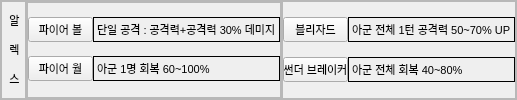
                      <widget class="QFrame" name="frame_8">
                       <property name="enabled">
                        <bool>true</bool>
                       </property>
                       <property name="maximumSize">
                        <size>
                         <width>16777215</width>
                         <height>16777215</height>
                        </size>
                       </property>
                       <property name="frameShape">
                        <enum>QFrame::StyledPanel</enum>
                       </property>
                       <property name="frameShadow">
                        <enum>QFrame::Raised</enum>
                       </property>
                       <layout class="QGridLayout" name="gridLayout_57">
                        <property name="leftMargin">
                         <number>0</number>
                        </property>
                        <property name="topMargin">
                         <number>0</number>
                        </property>
                        <property name="rightMargin">
                         <number>0</number>
                        </property>
                        <property name="bottomMargin">
                         <number>0</number>
                        </property>
                        <property name="spacing">
                         <number>0</number>
                        </property>
                        <item row="0" column="0">
                         <widget class="QFrame" name="frame_45">
                          <property name="maximumSize">
                           <size>
                            <width>25</width>
                            <height>16777215</height>
                           </size>
                          </property>
                          <property name="frameShape">
                           <enum>QFrame::StyledPanel</enum>
                          </property>
                          <property name="frameShadow">
                           <enum>QFrame::Raised</enum>
                          </property>
                          <layout class="QGridLayout" name="gridLayout_58">
                           <property name="leftMargin">
                            <number>0</number>
                           </property>
                           <property name="topMargin">
                            <number>0</number>
                           </property>
                           <property name="rightMargin">
                            <number>0</number>
                           </property>
                           <property name="bottomMargin">
                            <number>0</number>
                           </property>
                           <property name="spacing">
                            <number>0</number>
                           </property>
                           <item row="0" column="0">
                            <widget class="QLabel" name="label_33">
                             <property name="minimumSize">
                              <size>
                               <width>25</width>
                               <height>0</height>
                              </size>
                             </property>
                             <property name="font">
                              <font>
                               <pointsize>8</pointsize>
                              </font>
                             </property>
                             <property name="text">
                              <string>&lt;html&gt;&lt;head/&gt;&lt;body&gt;&lt;p align=&quot;center&quot;&gt;알&lt;/p&gt;&lt;p align=&quot;center&quot;&gt;렉&lt;/p&gt;&lt;p align=&quot;center&quot;&gt;스&lt;/p&gt;&lt;/body&gt;&lt;/html&gt;</string>
                             </property>
                            </widget>
                           </item>
                          </layout>
                         </widget>
                        </item>
                        <item row="0" column="1">
                         <widget class="QFrame" name="frame_46">
                          <property name="enabled">
                           <bool>true</bool>
                          </property>
                          <property name="frameShape">
                           <enum>QFrame::StyledPanel</enum>
                          </property>
                          <property name="frameShadow">
                           <enum>QFrame::Raised</enum>
                          </property>
                          <layout class="QHBoxLayout" name="horizontalLayout_20">
                           <property name="leftMargin">
                            <number>0</number>
                           </property>
                           <property name="topMargin">
                            <number>0</number>
                           </property>
                           <property name="rightMargin">
                            <number>0</number>
                           </property>
                           <property name="bottomMargin">
                            <number>0</number>
                           </property>
                           <item>
                            <widget class="QFrame" name="frame_47">
                             <property name="maximumSize">
                              <size>
                               <width>16777215</width>
                               <height>16777215</height>
                              </size>
                             </property>
                             <property name="frameShape">
                              <enum>QFrame::StyledPanel</enum>
                             </property>
                             <property name="frameShadow">
                              <enum>QFrame::Raised</enum>
                             </property>
                             <layout class="QGridLayout" name="gridLayout_59">
                              <property name="leftMargin">
                               <number>0</number>
                              </property>
                              <property name="topMargin">
                               <number>0</number>
                              </property>
                              <property name="rightMargin">
                               <number>0</number>
                              </property>
                              <property name="bottomMargin">
                               <number>0</number>
                              </property>
                              <property name="spacing">
                               <number>0</number>
                              </property>
                              <item row="0" column="1">
                               <widget class="QLabel" name="label_79">
                                <property name="font">
                                 <font>
                                  <pointsize>8</pointsize>
                                 </font>
                                </property>
                                <property name="frameShape">
                                 <enum>QFrame::Box</enum>
                                </property>
                                <property name="text">
                                 <string>&lt;html&gt;&lt;head/&gt;&lt;body&gt;&lt;p&gt;단일 공격 : 공격력+공격력 30% 데미지&lt;/p&gt;&lt;/body&gt;&lt;/html&gt;</string>
                                </property>
                               </widget>
                              </item>
                              <item row="1" column="0">
                               <widget class="QPushButton" name="pushButton_67">
                                <property name="maximumSize">
                                 <size>
                                  <width>65</width>
                                  <height>16777215</height>
                                 </size>
                                </property>
                                <property name="font">
                                 <font>
                                  <pointsize>8</pointsize>
                                 </font>
                                </property>
                                <property name="text">
                                 <string>파이어 월</string>
                                </property>
                               </widget>
                              </item>
                              <item row="0" column="0">
                               <widget class="QPushButton" name="pushButton_68">
                                <property name="maximumSize">
                                 <size>
                                  <width>65</width>
                                  <height>16777215</height>
                                 </size>
                                </property>
                                <property name="font">
                                 <font>
                                  <family>Arial</family>
                                  <pointsize>8</pointsize>
                                  <weight>50</weight>
                                  <italic>false</italic>
                                  <bold>false</bold>
                                 </font>
                                </property>
                                <property name="styleSheet">
                                 <string notr="true">font: 8pt &quot;Arial&quot;;힐</string>
                                </property>
                                <property name="text">
                                 <string>파이어 볼</string>
                                </property>
                               </widget>
                              </item>
                              <item row="1" column="1">
                               <widget class="QLabel" name="label_81">
                                <property name="frameShape">
                                 <enum>QFrame::Box</enum>
                                </property>
                                <property name="text">
                                 <string>&lt;html&gt;&lt;head/&gt;&lt;body&gt;&lt;p&gt;&lt;span style=&quot; font-size:8pt;&quot;&gt;아군 1명 회복 60~100%&lt;/span&gt;&lt;/p&gt;&lt;/body&gt;&lt;/html&gt;</string>
                                </property>
                               </widget>
                              </item>
                             </layout>
                            </widget>
                           </item>
                          </layout>
                         </widget>
                        </item>
                        <item row="0" column="2">
                         <widget class="QFrame" name="frame_48">
                          <property name="maximumSize">
                           <size>
                            <width>16777215</width>
                            <height>16777215</height>
                           </size>
                          </property>
                          <property name="frameShape">
                           <enum>QFrame::StyledPanel</enum>
                          </property>
                          <property name="frameShadow">
                           <enum>QFrame::Raised</enum>
                          </property>
                          <layout class="QGridLayout" name="gridLayout_60">
                           <property name="leftMargin">
                            <number>0</number>
                           </property>
                           <property name="topMargin">
                            <number>0</number>
                           </property>
                           <property name="rightMargin">
                            <number>0</number>
                           </property>
                           <property name="bottomMargin">
                            <number>0</number>
                           </property>
                           <property name="spacing">
                            <number>0</number>
                           </property>
                           <item row="0" column="0">
                            <widget class="QPushButton" name="pushButton_71">
                             <property name="maximumSize">
                              <size>
                               <width>65</width>
                               <height>16777215</height>
                              </size>
                             </property>
                             <property name="font">
                              <font>
                               <family>Arial</family>
                               <pointsize>8</pointsize>
                               <weight>50</weight>
                               <italic>false</italic>
                               <bold>false</bold>
                              </font>
                             </property>
                             <property name="styleSheet">
                              <string notr="true">font: 8pt &quot;Arial&quot;;힐</string>
                             </property>
                             <property name="text">
                              <string>블리자드</string>
                             </property>
                            </widget>
                           </item>
                           <item row="0" column="1">
                            <widget class="QLabel" name="label_82">
                             <property name="font">
                              <font>
                               <pointsize>8</pointsize>
                              </font>
                             </property>
                             <property name="frameShape">
                              <enum>QFrame::Box</enum>
                             </property>
                             <property name="text">
                              <string>&lt;html&gt;&lt;head/&gt;&lt;body&gt;&lt;p&gt;아군 전체 1턴 공격력 50~70% UP&lt;/p&gt;&lt;/body&gt;&lt;/html&gt;</string>
                             </property>
                            </widget>
                           </item>
                           <item row="2" column="1">
                            <widget class="QLabel" name="label_80">
                             <property name="frameShape">
                              <enum>QFrame::Box</enum>
                             </property>
                             <property name="text">
                              <string>&lt;html&gt;&lt;head/&gt;&lt;body&gt;&lt;p&gt;&lt;span style=&quot; font-size:8pt;&quot;&gt;아군 전체 회복 40~80%&lt;/span&gt;&lt;/p&gt;&lt;/body&gt;&lt;/html&gt;</string>
                             </property>
                            </widget>
                           </item>
                           <item row="2" column="0">
                            <widget class="QPushButton" name="pushButton_69">
                             <property name="maximumSize">
                              <size>
                               <width>65</width>
                               <height>16777215</height>
                              </size>
                             </property>
                             <property name="font">
                              <font>
                               <pointsize>8</pointsize>
                              </font>
                             </property>
                             <property name="text">
                              <string>썬더 브레이커</string>
                             </property>
                            </widget>
                           </item>
                          </layout>
                         </widget>
                        </item>
                       </layout>
                      </widget>
